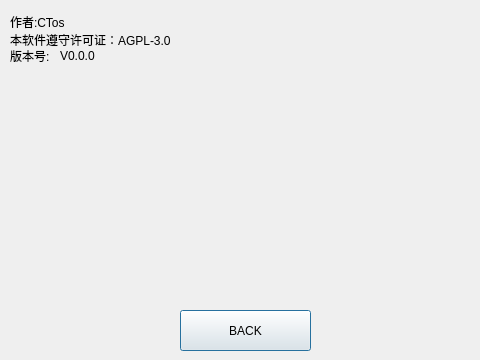
<?xml version="1.0" encoding="UTF-8"?>
<ui version="4.0">
 <class>AboutWindow</class>
 <widget class="QDialog" name="AboutWindow">
  <property name="enabled">
   <bool>true</bool>
  </property>
  <property name="geometry">
   <rect>
    <x>0</x>
    <y>0</y>
    <width>480</width>
    <height>360</height>
   </rect>
  </property>
  <property name="minimumSize">
   <size>
    <width>480</width>
    <height>360</height>
   </size>
  </property>
  <property name="windowTitle">
   <string>MainWindow</string>
  </property>
  <widget class="QWidget" name="centralWidget" native="true">
   <property name="geometry">
    <rect>
     <x>0</x>
     <y>0</y>
     <width>480</width>
     <height>360</height>
    </rect>
   </property>
   <property name="minimumSize">
    <size>
     <width>480</width>
     <height>360</height>
    </size>
   </property>
   <widget class="QLabel" name="label_1">
    <property name="geometry">
     <rect>
      <x>10</x>
      <y>10</y>
      <width>171</width>
      <height>41</height>
     </rect>
    </property>
    <property name="text">
     <string>作者:CTos
本软件遵守许可证：AGPL-3.0</string>
    </property>
    <property name="textFormat">
     <enum>Qt::AutoText</enum>
    </property>
   </widget>
   <widget class="QPushButton" name="pushButton_2">
    <property name="geometry">
     <rect>
      <x>180</x>
      <y>310</y>
      <width>131</width>
      <height>41</height>
     </rect>
    </property>
    <property name="text">
     <string>BACK</string>
    </property>
   </widget>
   <widget class="QLabel" name="label">
    <property name="geometry">
     <rect>
      <x>10</x>
      <y>50</y>
      <width>54</width>
      <height>12</height>
     </rect>
    </property>
    <property name="text">
     <string>版本号:</string>
    </property>
   </widget>
   <widget class="QLabel" name="label_2">
    <property name="geometry">
     <rect>
      <x>60</x>
      <y>50</y>
      <width>54</width>
      <height>12</height>
     </rect>
    </property>
    <property name="text">
     <string>V0.0.0</string>
    </property>
   </widget>
  </widget>
  <action name="actionopen">
   <property name="text">
    <string>open...</string>
   </property>
  </action>
  <action name="actionAbout">
   <property name="text">
    <string>About</string>
   </property>
  </action>
  <action name="actionSetting">
   <property name="text">
    <string>Setting</string>
   </property>
  </action>
 </widget>
 <layoutdefault spacing="6" margin="11"/>
 <resources/>
 <connections>
  <connection>
   <sender>pushButton_2</sender>
   <signal>clicked()</signal>
   <receiver>AboutWindow</receiver>
   <slot>close()</slot>
   <hints>
    <hint type="sourcelabel">
     <x>255</x>
     <y>324</y>
    </hint>
    <hint type="destinationlabel">
     <x>309</x>
     <y>301</y>
    </hint>
   </hints>
  </connection>
 </connections>
 <slots>
  <slot>Write()</slot>
  <slot>Name(QString)</slot>
  <slot>Lang(QString)</slot>
  <slot>Id(QString)</slot>
  <slot>About(QString)</slot>
  <slot>AutoFile()</slot>
 </slots>
</ui>
